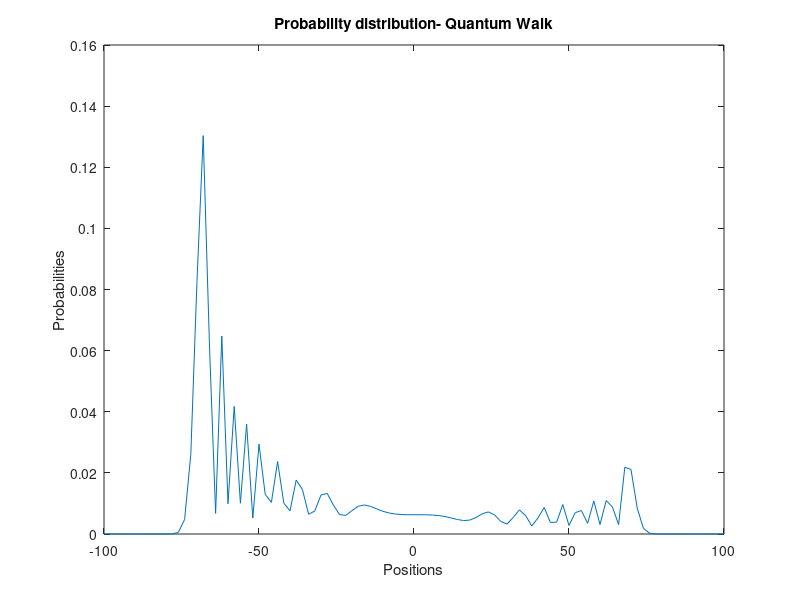
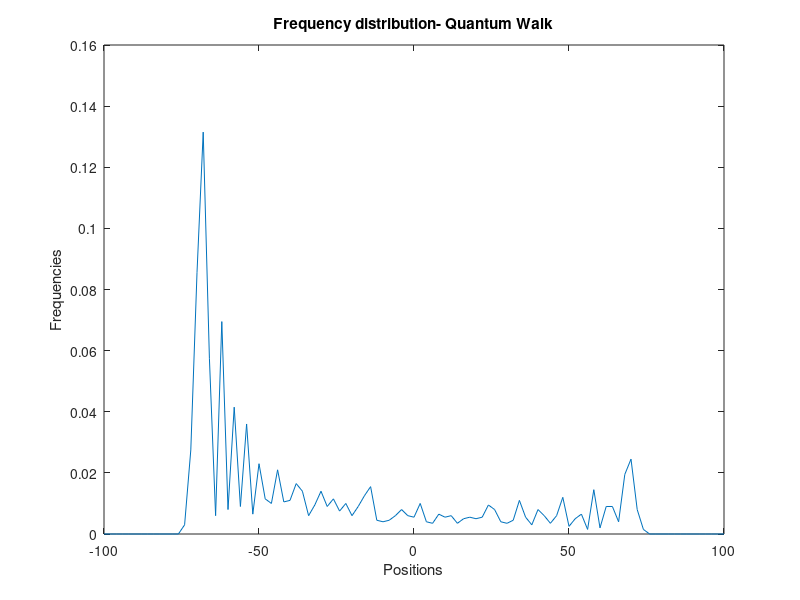

Here is the MATLAB script that generated these plots, in order:
n=100; % Number of random walk steps
trials=2000; % No. of trials - required for computing the CDF of probability distribution values

M=zeros(2,2*n+1); % Represents spin state vectors (coln) for each position. No. of colns should be 2*n+1 as per the order of the variance 
% Setting up the initial spin state to (0 1) = | down > ... will result in
% a left - sided prob. distri.
M(1,n+1)=0; 
M(2,n+1)=1;
% Unitary operator to get the initial state to one that has leads to left
% and right shifts (after operating the S operator), with EQUAL
% probabilities- "balanced" coin
H=hadamard(2); % Returns non-normalised Hadamard matrix. Normalized in the next line.
H=H/norm(H); % Divides each row by its norm.
% Y=1/sqrt(2) * [1 i; i 1]; % TO DO: See if this works correctly.

% Main loop for each random walk step.
for i=1:1:n
    M=H*M; % Operating H on the spins at each position
    M(1,:)=circshift(M(1,:),[0,1]); % Shifting the first row to the right by one unit - corresponds to shifting all positions with | up > components, to the right
    M(2,:)=circshift(M(2,:),[0,-1]); % Shifting the bottom row by left by one unit 
end

% Computing the probabilities for each position- as per the magnitude of the spin state
% vector at each position
probs=zeros(1,2*n+1);
for j=1:1:2*n+1
    probs(j)=abs(M(1,j)).^2 + abs(M(2,j)).^2;
end

% Grabbing only the following array elements: -n, -n+2, -n+4.....n+4,n+2,n
% as the rest will be zero
indices=1:2:length(probs);
probs2=probs(indices);
plot(linspace(-n,n,n+1), probs2);
ylabel('Probabilities');
xlabel('Positions');
title('Probability distribution- Quantum Walk');

% COMPUTING A FREQUENCY DISTRIBUTION USING THE ABOVE PROBABILITY DISTRI.
% Computing CDF of the PDF- only the non-zero probability positions are considered, i.e.
% probs2
cdf=zeros(1,length(probs2));
cdf(1)=probs2(1);
for k=2:1:length(probs2)
   cdf(k)=cdf(k-1)+probs2(k); 
end

% Obtaining a freq distribution from the CDF
rand_nos=rand(1, trials);
freq=zeros(1,length(probs2)); 
j=1;
for i=1:1:trials
    j=1;
    mylength=length(probs2);
    while rand_nos(i)>cdf(j) && j<mylength % Go through each element of the CDF until it exceeds the generated random number
        j=j+1;
    end
    freq(j)=freq(j)+1; % The quantum random walker is then to settle to the position (j) found above
end
freq=freq/sum(freq); % The above loop actually assigns, in the freq array, the no. of times the walker settles at the position. 
figure;
plot(linspace(-n,n,length(probs2)), freq);
ylabel('Frequencies');
xlabel('Positions');
title('Frequency distribution- Quantum Walk');
